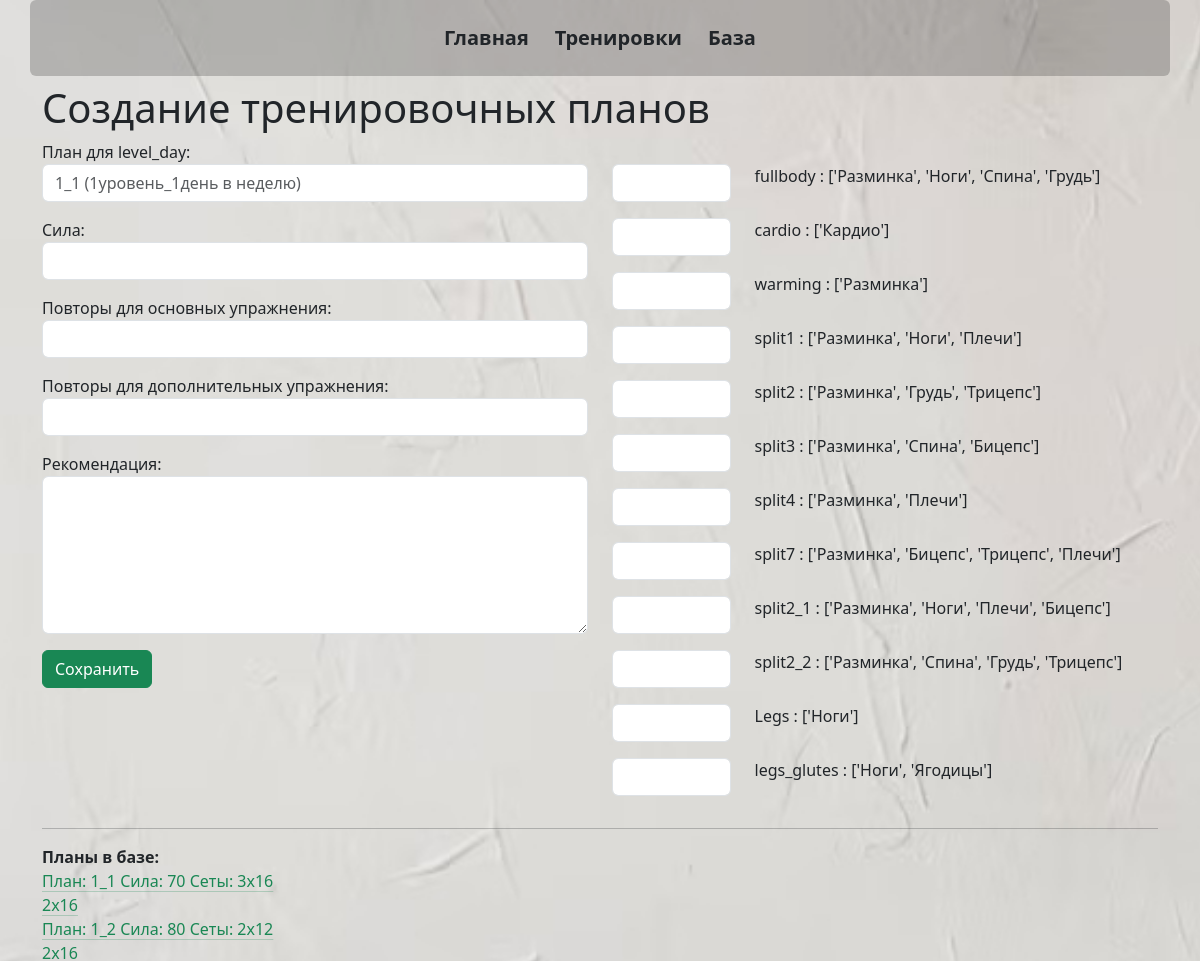
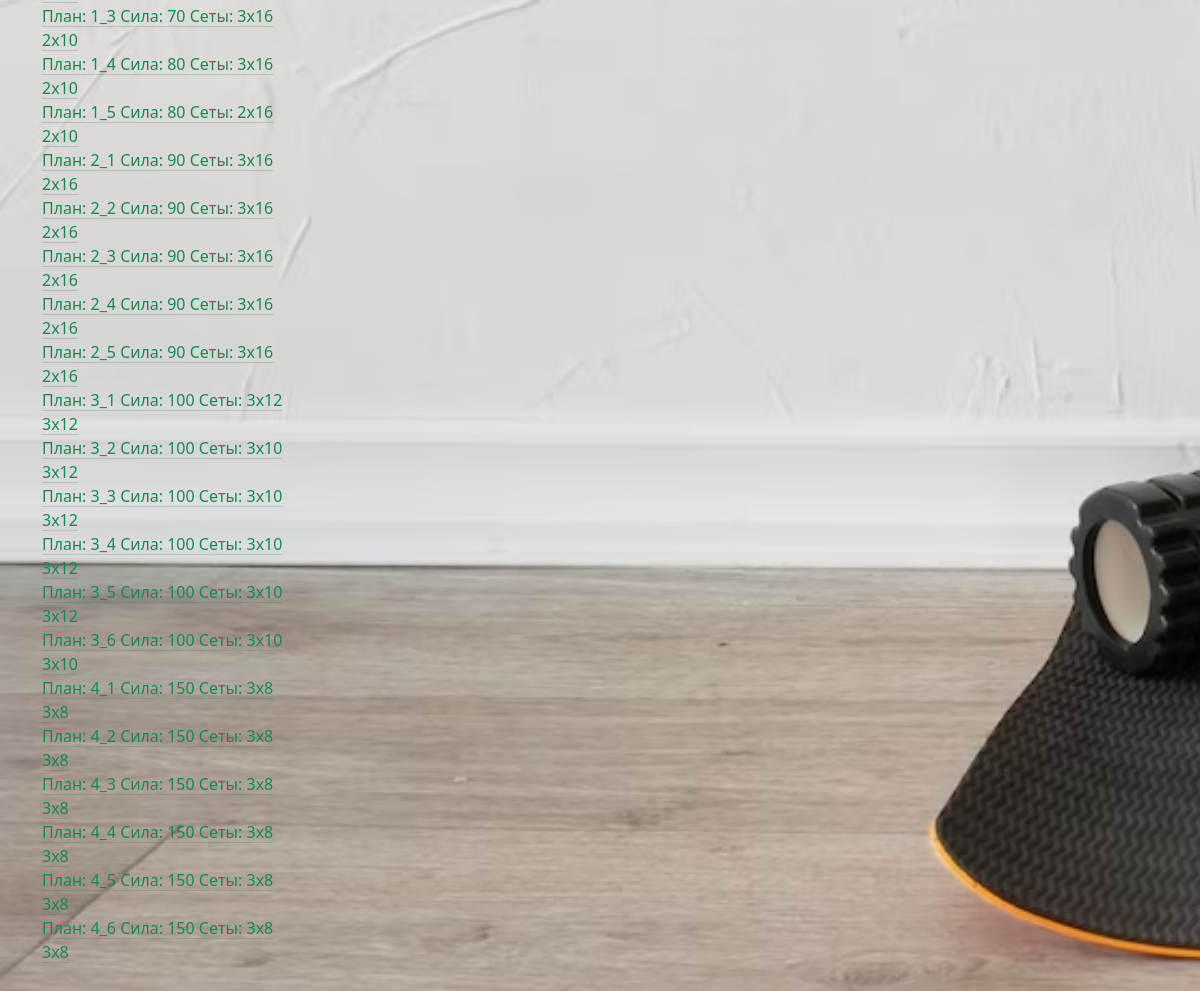
Screenshot of /plan_create with the database file from the repository (2 pictures, top to bottom).
### _models.py (models this page shows)
class Plan(db.Model):
    __tablename__ = 'plans'
    id = db.Column(db.Integer, primary_key=True)
    level_day = db.Column(db.String(10), unique=True, nullable=False)
    strength = db.Column(db.Integer, default=70)
    sets_high = db.Column(db.String(10), default='3x16')
    sets_low = db.Column(db.String(10), default='3x8')
    rec = db.Column(db.String(200), default='1_1')
    groups = db.Column(JSON, default=[])

### main.py (the view, shortened to what this page needs)
@app.route('/plan_create', methods=['POST', 'GET'])
def plan_create():
    levels = config.TRAINING_LEVELS
    groups = config.GROUPS
    targets_dict = {}
    bmi_dict = session.get('bmi_dict', {})
    plans = Plan.query.all()
    return render_template('plan_create.html', levels=levels, bmi_dict=bmi_dict, groups=groups, plans=plans)

### templates/plan_create.html (shortened to what this page needs)
{% extends 'base.html' %}
{% block body %}
    <h1>Создание тренировочных планов</h1>
<form method="post">
    <div class="row mb-3 text-left">
        <div class="col-md-6">
                План для level_day: <br>
                <input type="text" name="level_day" id="level_day" class="form-control mb-3" value="{{bmi_dict['level_day']}}" placeholder="1_1 (1уровень_1день в неделю)" required>
                Сила: <br>
                <input type="number" name="strength" id="strength" class="form-control mb-3" value="{{bmi_dict['strength']}}" required>
                Повторы для основных упражнения: <br>
                <input type="text" name="sets_high" id="sets_high" class="form-control mb-3" value="{{bmi_dict['sets_high']}}" required>
                Повторы для дополнительных упражнения: <br>
                <input type="text" name="sets_low" id="sets_low" class="form-control mb-3" value="{{bmi_dict['sets_low']}}" required>
                Рекомендация: <br>
                <textarea name="rec" id="rec" class="form-control mb-3" rows="6">{{bmi_dict['rec']}}</textarea>
                <button type="button" class="btn btn-success" data-bs-toggle="modal" data-bs-target="#confirmAddPlan">Сохранить</button>
        </div>
        <div class="col-md-6">
            <br>
            {% for key, group in groups.items() %}
                <div class="row mb-0">
                    <div class="col-3">
                        <input type="text" name="days_{{key}}" class="form-control mb-3"
                                >
                    </div>
                    <div class="col-9">
                        {{key}} : {{group}}
                    </div>
                </div>
            {% endfor %}
        </div>
    </div>
    <hr>
    <div class="row mb-3">
        <div class="col-3">
            <b>Планы в базе:</b> <br>
            {% for plan in plans %}
                <a class="link-success link-offset-2 link-underline-opacity-25 link-underline-opacity-100-hover d-block"
                   href="/plan_load/{{plan.level_day}}">План: {{plan.level_day}} Сила: {{plan.strength}} Сеты: {{plan.sets_high}} {{plan.sets_low}}</a>
            {% endfor %}
    <br><br>
        </div>
        <div class="col-9">
        </div>
    </div>
</form>
{% endblock %}

### static/css/main.css (style rules this page uses)
body { background-image: url('../imgs/background.jpg'); background-size: cover; background-repeat: no-repeat; background-attachment: fixed; }

### rows the page displays
Plan: level_day "1_1", strength "70", sets_high "3x16", sets_low "2x16"
Plan: level_day "1_2", strength "80", sets_high "2x12", sets_low "2x16"
Plan: level_day "1_3", strength "70", sets_high "3x16", sets_low "2x10"
Plan: level_day "1_4", strength "80", sets_high "3x16", sets_low "2x10"
Plan: level_day "1_5", strength "80", sets_high "2x16", sets_low "2x10"
Plan: level_day "2_1", strength "90", sets_high "3x16", sets_low "2x16"
Plan: level_day "2_2", strength "90", sets_high "3x16", sets_low "2x16"
Plan: level_day "2_3", strength "90", sets_high "3x16", sets_low "2x16"
Plan: level_day "2_4", strength "90", sets_high "3x16", sets_low "2x16"
Plan: level_day "2_5", strength "90", sets_high "3x16", sets_low "2x16"
Plan: level_day "3_1", strength "100", sets_high "3x12", sets_low "3x12"
Plan: level_day "3_2", strength "100", sets_high "3x10", sets_low "3x12"
Plan: level_day "3_3", strength "100", sets_high "3x10", sets_low "3x12"
Plan: level_day "3_4", strength "100", sets_high "3x10", sets_low "3x12"
Plan: level_day "3_5", strength "100", sets_high "3x10", sets_low "3x12"
Plan: level_day "3_6", strength "100", sets_high "3x10", sets_low "3x10"
Plan: level_day "4_1", strength "150", sets_high "3x8", sets_low "3x8"
Plan: level_day "4_2", strength "150", sets_high "3x8", sets_low "3x8"
Plan: level_day "4_3", strength "150", sets_high "3x8", sets_low "3x8"
Plan: level_day "4_4", strength "150", sets_high "3x8", sets_low "3x8"
Plan: level_day "4_5", strength "150", sets_high "3x8", sets_low "3x8"
Plan: level_day "4_6", strength "150", sets_high "3x8", sets_low "3x8"

### other values shown
{{ key }} "fullbody" "cardio" "warming" "split1" "split2" "split3" "split4" "split7" "split2_1" "split2_2" "Legs" "legs_glutes"
{{ group }} "['Разминка', 'Ноги', 'Спина', 'Грудь']" "['Кардио']" "['Разминка']" "['Разминка', 'Ноги', 'Плечи']" "['Разминка', 'Грудь', 'Трицепс']" "['Разминка', 'Спина', 'Бицепс']" "['Разминка', 'Плечи']" "['Разминка', 'Бицепс', 'Трицепс', 'Плечи']" "['Разминка', 'Ноги', 'Плечи', 'Бицепс']" "['Разминка', 'Спина', 'Грудь', 'Трицепс']" "['Ноги']" "['Ноги', 'Ягодицы']"
